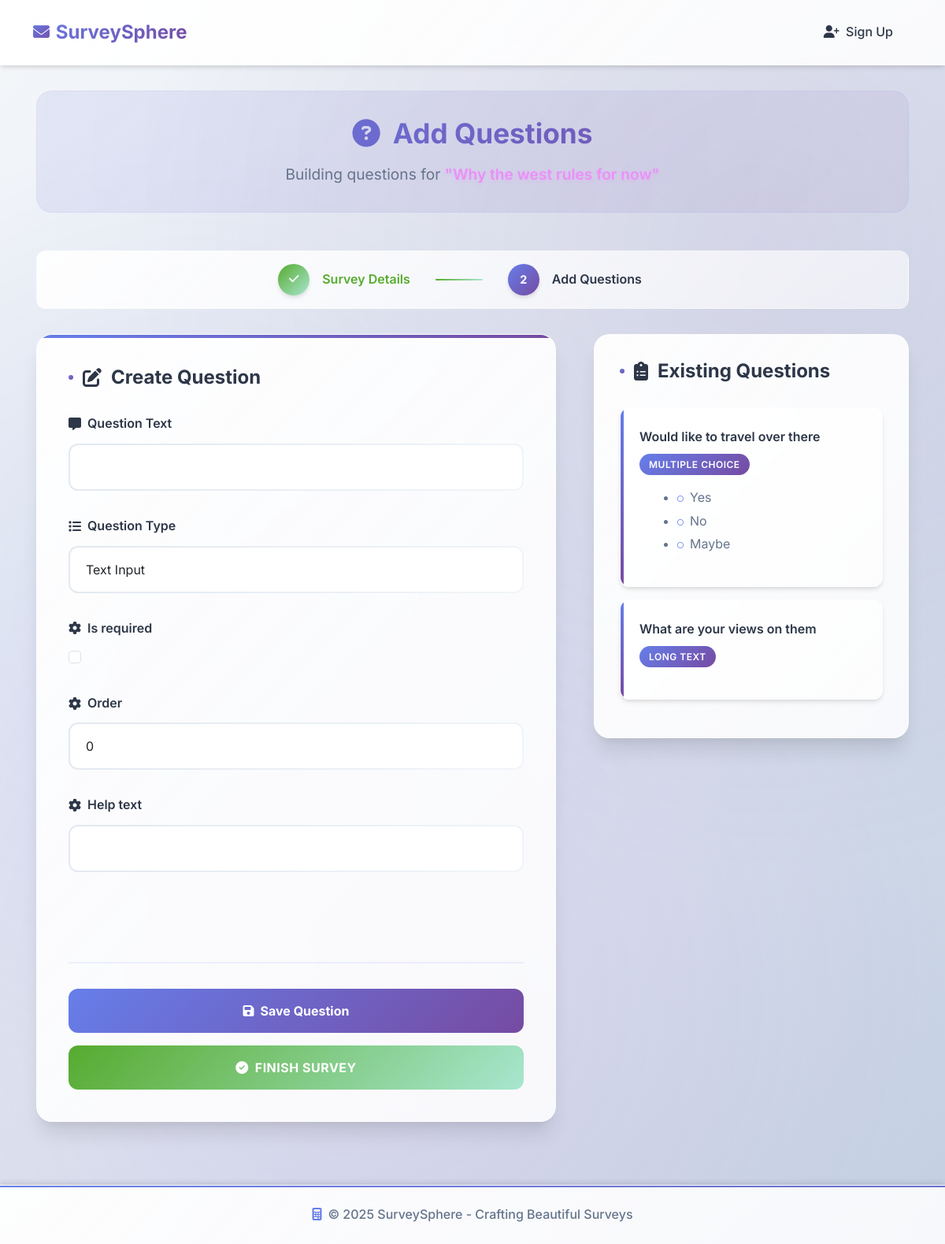
/surveys/survey/1/add-questions/, run on the app's committed database.
### surveys/models.py (models this page shows, shortened)
class Survey(models.Model):
    title = models.CharField(max_length=200)
    description = models.TextField(blank=True)
    created_at = models.DateTimeField(auto_now_add=True)
    updated_at = models.DateTimeField(auto_now=True)
    is_active = models.BooleanField(default=True)
    created_by = models.ForeignKey(CustomUser, on_delete=models.CASCADE, related_name="surveys")
    class Meta:
        ordering = ['-created_at']
        verbose_name = "Survey"
        verbose_name_plural = "Surveys"

class Question(models.Model):
    QUESTION_TYPES = (
        ('text', 'Text Input'),
        ('textarea', 'Long Text'),
        ('radio', 'Single Choice'),
        ('checkbox', 'Multiple Choice'),
        ('rating', 'Rating Scale'),
        ('email', 'Email'),
        ('number', 'Number'),
    )
    survey = models.ForeignKey(Survey, on_delete=models.CASCADE, related_name="questions")
    text = models.CharField(max_length=500)  # Increased for longer questions
    question_type = models.CharField(max_length=20, choices=QUESTION_TYPES, default='text')
    is_required = models.BooleanField(default=False)
    order = models.PositiveIntegerField(default=0)  # For question ordering
    help_text = models.CharField(max_length=200, blank=True)
    class Meta:
        ordering = ['order', 'id']
        unique_together = ['survey', 'order']

class Option(models.Model):
    question = models.ForeignKey(Question, on_delete=models.CASCADE, related_name="options")
    text = models.CharField(max_length=200)
    order = models.PositiveIntegerField(default=0)
    class Meta:
        ordering = ['order', 'id']
        unique_together = ['question', 'order']

### surveys/views.py (the view)
# urls.py: path("survey/<int:survey_id>/add-questions/", views.add_questions, name="add_questions"),
def add_questions(request, survey_id):
    survey = get_object_or_404(Survey, id=survey_id)
    if request.method == 'POST':
        question_form = QuestionCreationForm(request.POST)
        if question_form.is_valid():
            try:
                with transaction.atomic():
                    question = question_form.save(commit=False)
                    question.survey = survey
                    question.save()
                    if question.question_type in ['radio', 'checkbox']:
                        options_text = request.POST.getlist('options[]')
                        if not options_text or all(not text.strip() for text in options_text):
                            raise ValidationError("Choice questions must have at least one option.")
                        for order, text in enumerate(options_text, 1):
                            if text.strip():  # avoid empty option fields
                                Option.objects.create(
                                    question=question,
                                    text=text.strip(),
                                    order=order
                                )
                messages.success(request, "Question added successfully!")
                return redirect('surveys:add_questions', survey_id=survey.id)
            except ValidationError as e:
                messages.error(request, str(e))
            except Exception as e:
                messages.error(request, f"An error occurred: {str(e)}")
        else:
            messages.error(request, "Please fix the errors below.")
    else:
        question_form = QuestionCreationForm()
    questions = survey.questions.prefetch_related('options').all()
    return render(request, 'surveys/add_questions.html', {
        'survey': survey,
        'form': question_form,
        'questions': questions,
    })

### surveys/forms.py (shortened to what this page needs)
class QuestionCreationForm(forms.ModelForm):
    class Meta:
        model = Question
        fields = ['text', 'question_type', 'is_required', 'order', 'help_text']
        widgets = {
            'text': forms.TextInput(attrs={'class': 'form-control'}),
            'question_type': forms.Select(attrs={'class': 'form-select'}),
            'is_required': forms.CheckboxInput(attrs={'class': 'form-check-input'}),
            'order': forms.NumberInput(attrs={'class': 'form-control'}),
            'help_text': forms.TextInput(attrs={'class': 'form-control'}),
        }

### surveys/templates/surveys/add_questions.html (shortened to what this page needs)
{% extends "base.html" %}
{% block content %}
<div class="questions-hero">
    <h1 class="questions-title">
        <i class="fas fa-question-circle me-3"></i>Add Questions
    </h1>
    <p style="font-size: 1.2rem; color: var(--text-secondary); margin: 0;">
        Building questions for <span class="survey-name">"{{ survey.title }}"</span>
    </p>
</div>
<div class="progress-steps">
    <div class="step step-completed">
        <div class="step-number"><i class="fas fa-check"></i></div>
        <div class="step-label">Survey Details</div>
        <div class="step-connector"></div>
    </div>
    <div class="step step-active">
        <div class="step-number">2</div>
        <div class="step-label">Add Questions</div>
    </div>
</div>
<div class="main-content">
    <div class="form-section">
        <h2 class="section-title">
            <i class="fas fa-edit"></i>
            Create Question
        </h2>
       <form method="post" action="{% url 'surveys:add_questions' survey.id %}" id="questionForm">
    <div class="form-group">
        <label class="form-label" for="{{ form.text.id_for_label }}">
            <i class="fas fa-comment-alt"></i>
            Question Text
        </label>
        {{ form.text }}
    </div>
    <div class="form-group">
        <label class="form-label" for="{{ form.question_type.id_for_label }}">
            <i class="fas fa-list"></i>
            Question Type
        </label>
        {{ form.question_type }}
    </div>
    {% for field in form %}
        {% if field.name != 'text' and field.name != 'question_type' %}
        <div class="form-group">
            <label class="form-label" for="{{ field.id_for_label }}">
                <i class="fas fa-cog"></i>
                {{ field.label }}
            </label>
            {{ field }}
        </div>
        {% endif %}
    {% endfor %}
    <div class="form-actions">
        <button type="submit" class="btn save-question-btn">
            <i class="fas fa-save me-2"></i>Save Question
        </button>
    </div>
</form>
<form method="get" action="{% url 'surveys:create_success' %}" style="margin-top: 1rem;">
    <button type="submit" class="btn done-btn w-100">
        <i class="fas fa-check-circle me-2"></i>Finish Survey
    </button>
</form>
    </div>
    <div class="questions-list-section">
        <h3 class="section-title">
            <i class="fas fa-clipboard-list"></i>
            Existing Questions
        </h3>
        {% if questions %}
            <div class="questions-list">
                {% for question in questions %}
                <div class="question-item">
                    <div class="question-text">{{ question.text }}</div>
                    <div class="question-type">{{ question.get_question_type_display }}</div>
                    {% if question.options.exists %}
                        <ul class="question-options">
                            {% for option in question.options.all %}
                                <li>{{ option.text }}</li>
                            {% endfor %}
                        </ul>
                    {% endif %}
                </div>
                {% endfor %}
            </div>
        {% else %}
            <div class="empty-state">
                <i class="fas fa-clipboard-question"></i>
                <h4>No questions yet</h4>
                <p>Start building your survey by adding your first question above.</p>
            </div>
        {% endif %}
    </div>
</div>
{% endblock %}

### users/templates/base.html (style rules this page uses)
:root { --primary-gradient: linear-gradient(135deg, #667eea 0%, #764ba2 100%); --secondary-gradient: linear-gradient(135deg, #f093fb 0%, #f5576c 100%); --success-gradient: linear-gradient(135deg, #56ab2f 0%, #a8e6cf 100%); --glass-bg: linear-gradient(135deg, rgba(255, 255, 255, 0.95), rgba(255, 255, 255, 0.85)); --text-primary: #2d3748; --text-secondary: #64748b; --border-radius: 12px; --border-radius-lg: 20px; --shadow-light: 0 4px 6px -1px rgba(0, 0, 0, 0.1), 0 2px 4px -1px rgba(0, 0, 0, 0.06); --shadow-medium: 0 10px 15px -3px rgba(0, 0, 0, 0.1), 0 4px 6px -2px rgba(0, 0, 0, 0.05); --shadow-strong: 0 20px 25px -5px rgba(0, 0, 0, 0.1), 0 10px 10px -5px rgba(0, 0, 0, 0.04); }
* { margin: 0; padding: 0; box-sizing: border-box; }
body { font-family: 'Inter', -apple-system, BlinkMacSystemFont, 'Segoe UI', Roboto, sans-serif; line-height: 1.6; color: var(--text-primary); background: linear-gradient(135deg, #f5f7fa 0%, #c3cfe2 100%); min-height: 100vh; position: relative; }
body::before { content: ''; position: fixed; top: 0; left: 0; width: 100%; height: 100%; background: radial-gradient(circle at 20% 50%, rgba(102, 126, 234, 0.1) 0%, transparent 50%), radial-gradient(circle at 80% 20%, rgba(118, 75, 162, 0.1) 0%, transparent 50%), radial-gradient(circle at 40% 80%, rgba(240, 147, 251, 0.1) 0%, transparent 50%); pointer-events: none; z-index: -1; }

### data on the page
Survey: title "Why the west rules for now"
Question: text "Would like to travel over there", question_type "MULTIPLE CHOICE"
Option: text "Yes"
Option: text "No"
Option: text "Maybe"
Question: text "What are your views on them", question_type "LONG TEXT"

### other printed values
{{ field.label }} "Is required" "Order" "Help text"
